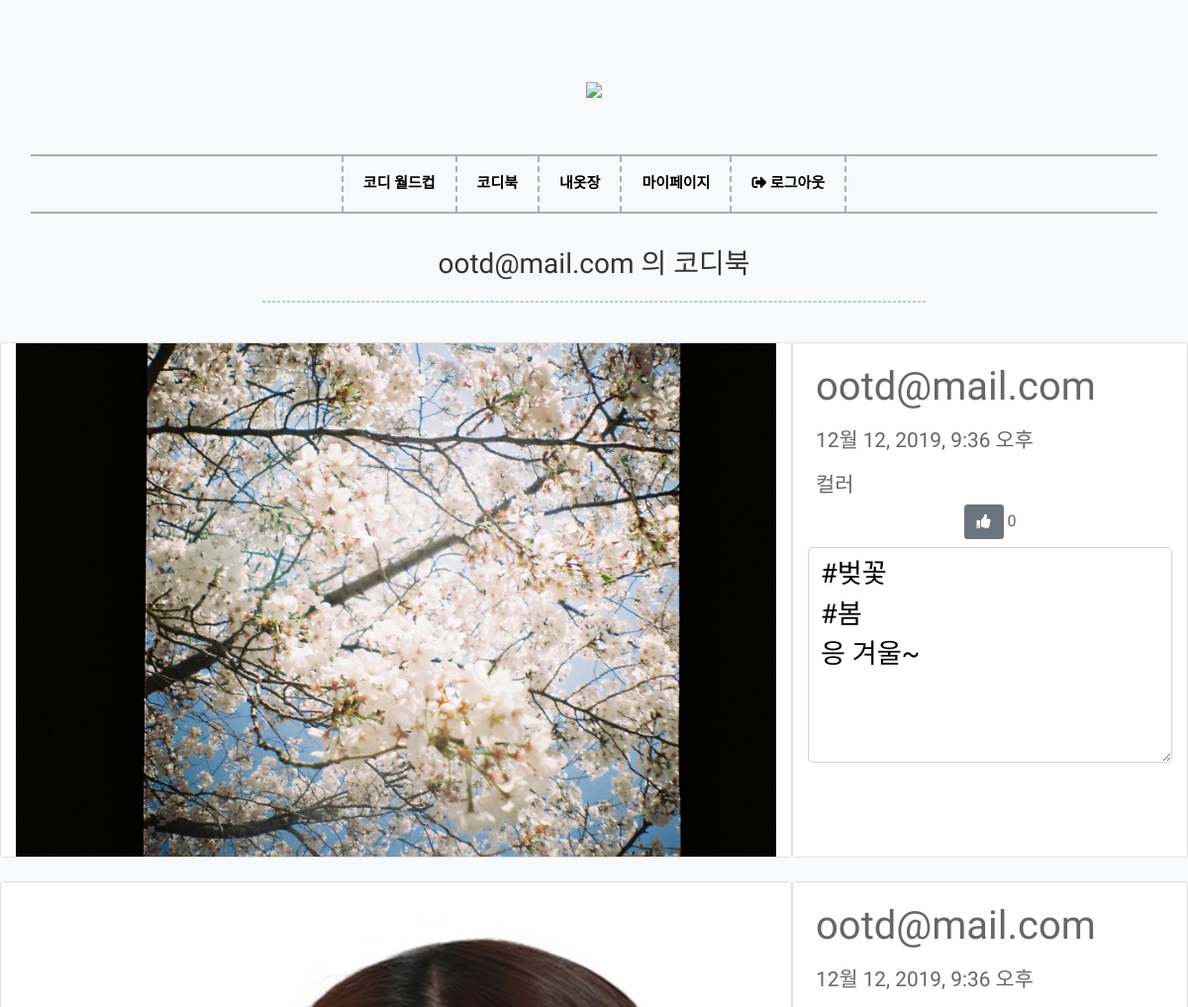
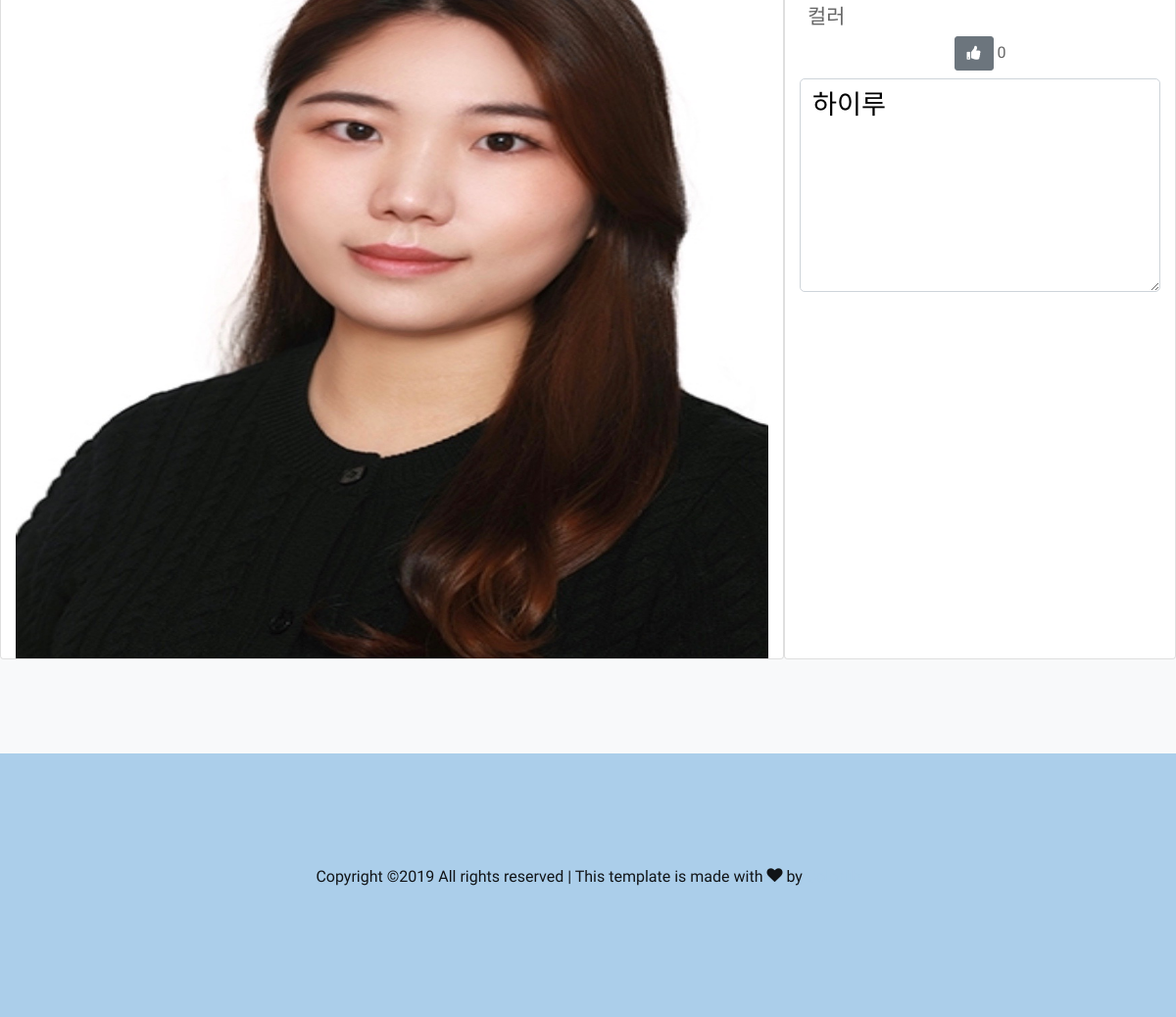
/codi/codiBooks/4/ (signed in), run on the app's committed database (2 pictures, top to bottom).
### codi/models.py (models this page shows)
class Article(models.Model):
    contents = models.TextField()
    created_at = models.DateTimeField(auto_now_add=True)
    updated_at = models.DateTimeField(auto_now=True)
    user = models.ForeignKey(settings.AUTH_USER_MODEL, on_delete=models.CASCADE)
    user_likes = models.ManyToManyField(settings.AUTH_USER_MODEL, related_name="article_likes")
    domColor = models.CharField(max_length=40, blank=True)
    palColor1 = models.CharField(max_length=40, blank=True)
    palColor2 = models.CharField(max_length=40, blank=True)
    palColor3 = models.CharField(max_length=40, blank=True)
    palColor4 = models.CharField(max_length=40, blank=True)
    image = models.ImageField(blank=True)
    image_thumbnail = ImageSpecField(
        source='image',
        processors=[ResizeToFit(1000,1000)],
        format='JPEG',
        options={'quality':100}
    )

### codi/views.py (the view)
# urls.py: path('codiBooks/<int:user_id>/', codi_views.codiBooks, name="codiBooks"),
@login_required
def codiBooks(request, user_id):
    articles = Article.objects.filter(user_id=user_id).order_by("-created_at")
    user_name = articles[0].user.username
    context = {
        'articles': articles,
        'user_name': user_name,
    }
    return render(request, 'codi/codiBooks.html', context)

### codi/templates/codi/codiBooks.html (shortened to what this page needs)
{% extends 'codi/base.html' %}
{% load static %}
{% block content %}
<section class="ftco-section testimony-section bg-light">
    <div class="container" style="margin-top:150px;">
        <div class="row justify-content-center mb-3">
            <div class="col-md-7 text-center heading-section ftco-animate">
                <h3 class="mb-3">{{user_name}} 의 코디북</h3>
                <hr style="width:auto; border: 1px dashed #ABCEEA;">
            </div>
        </div>
    </div>
    <div class="container">
        {% for article in articles %}
        <div class="row mt-4">
            <div class="card col-8" style="max-height: 50rem;">
                {% if article.image %}
                    <img src="{{article.image_thumbnail.url}}" style="max-height: 100%; width: auto;" class="d-block w-80" alt="{{article.image_thumbnail.url}}">
                {% endif %}
            </div>
            <div class="card col-4" style="max-height: 50rem;">
                <div class="text-center mt-2">
                    <div class="row float-left ml-2">
                        <span class="muted" style="font-size: 2.5rem">{{article.user.username}}</span>
                    </div>
                    <div class="row float-left ml-2">
                        <span class="muted" style="font-size: 1.3rem">{{article.updated_at}}</span>
                    </div>
                </div>
                <div class="mt-2 ml-2" style="font-size: 1.3em">컬러</div>
                <div class="mb-2" style="text-align: center;">
                    {% if user in article.user_likes.all %}
                        <button type="button" class="btn btn-success likes" data-article-id='{{article.id}}'><i class="fas fa-thumbs-up"></i>{{count}}</button>
                    {% else %}
                        <button type="button" class="btn btn-secondary likes" data-article-id='{{article.id}}'><i class="fas fa-thumbs-up"></i></button>
                    {% endif %}
                    <span class="likes_cnt">{{article.user_likes.all|length}} </span>
                </div>
                <textarea name="contents" class="form-control mb-2" style="font-size: 1.7em"  rows="5" disabled>{{article.contents}}</textarea>
            </div>
        </div>
        {% endfor %}
    </div>
</section>
{% endblock content %}

### data on the page
Article: image_thumbnail (picture), user.username "ootd@mail.com", updated_at "12월 12, 2019, 9:36 오후", user_likes.all|length "0", contents "#벚꽃 #봄 응 겨울~"
Article: image_thumbnail (picture), user.username "ootd@mail.com", updated_at "12월 12, 2019, 9:36 오후", user_likes.all|length "0", contents "하이루"

### other printed values
{{ user_name }} "ootd@mail.com"
